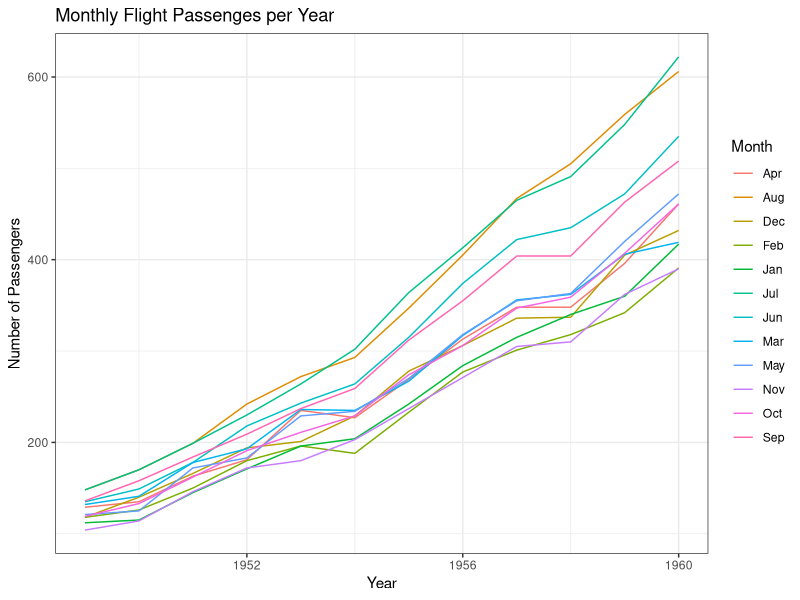

The R source for this figure:
# load library
library(ggplot2)

# read data
flights <- read.csv("flights.csv")

# preview data
print(flights)

# plot data
ggplot(flights, aes(x=year, y=passengers, color=month, group=month)) +
  geom_line() +
    labs(
      title = "Monthly Flight Passenges per Year",
      x = "Year",
      y = "Number of Passengers",
      color = "Month"
    ) +
  theme_bw()
  